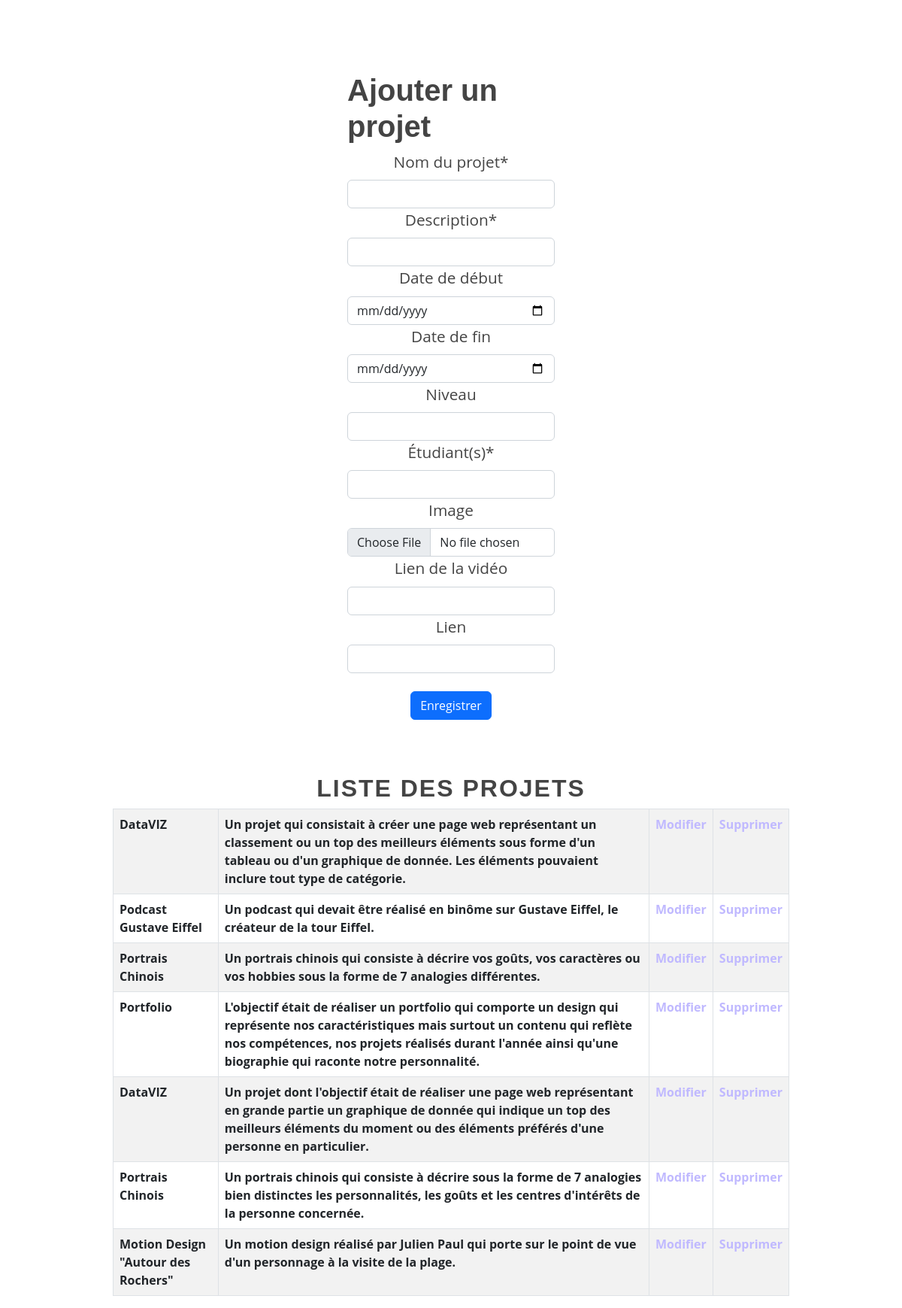
/src/backoffice/gestion_projet.php (signed in), run on the app's committed database.
### tables this page shows
CREATE TABLE IF NOT EXISTS `projet` (
  `id_projet` int(11) NOT NULL AUTO_INCREMENT,
  `nom_projet` varchar(50) NOT NULL,
  `etudiants` varchar(100) NOT NULL,
  `date_debut_projet` date NOT NULL,
  `date_fin_projet` date NOT NULL,
  `niveau` varchar(10) NOT NULL,
  `description` varchar(500) NOT NULL,
  `img_projet` varchar(50) DEFAULT NULL,
  `iframe_projet` varchar(50) DEFAULT NULL,
  `lien` varchar(100) DEFAULT NULL,
  PRIMARY KEY (`id_projet`)
);

### src/database/data.php (called while the page is built, shortened)
<?php
function getProjets()
{
    $db = connectToDB();
    $query = "SELECT * FROM projet";
    $stmt = $db->prepare($query);
    $stmt->execute();
    $result = $stmt->fetchAll(PDO::FETCH_ASSOC);
    return $result;
}

### src/backoffice/gestion_projet.php (the view, shortened to what this page needs)
<?php include '../database/data.php';
?>
<!DOCTYPE html>
<html lang="fr">
<head>
    <?php include('head.php'); ?>
</head>
<body>
    <?php
    if ($_SESSION['projets'] == 1) {
        echo '
<form action="register_projet" method="post" enctype="multipart/form-data">
<div class="mb-3 container d-flex flex-column justify-content-center align-items-center w-25 mb-5 mt-5">
<h1 class="mt-5 mb-2">Ajouter un projet</h1>
<label class="form-label" for="nom_projet">Nom du projet*</label>
<input class="form-control" required type="text" name="nom_projet" id="">
<label class="form-label" for="description">Description*</label>
<input class="form-control" required type="text" name="description" id="">
<label class="form-label" for="date_debut_projet">Date de début</label>
<input class="form-control" required type="date" name="date_debut_projet" id="">
<label class="form-label" for="date_fin_projet">Date de fin</label>
<input class="form-control" required type="date" name="date_fin_projet" id="">
<label class="form-label" for="niveau">Niveau</label>
<input class="form-control" required type="text" name="niveau" id="">
<label class="form-label" for="etudiants">Étudiant(s)*</label>
<input class="form-control" required type="text" name="etudiants" id="">
<label class="form-label" for="img_projet">Image</label>
<input class="form-control" type="file" accept ="image/*" name="img_projet" id="" required>
<label class="form-label" for="iframe_projet">Lien de la vidéo</label>
<input class="form-control" type="text" name="iframe_projet" id="">
<label class="form-label" for="lien">Lien</label>
<input class="form-control" type="text" name="lien" id="">
<input class="btn btn-primary my-4" type="submit" value="Enregistrer">
</div>
</form>';
    }
    echo '<div class="w-75 m-auto"><h2 class="mt-5 mb-2 text-center">Liste des projets</h2>';
        if ($_SESSION['articles'] == 1) {
            echo '<table class="table table-bordered table-striped px-5 ">';
            foreach (getProjets() as $projet) {
                echo "
        <tr>
            <th>{$projet['nom_projet']}</th><th>{$projet['description']}</th><th><a href='page_modifier_projet?id={$projet['id_projet']}'>Modifier</a></th><th><a href='supprimer_projet?id={$projet['id_projet']}'>Supprimer</a></th>
        </tr>";
            }
            echo '</table></div>';
        } else {
            echo '<p class="text-center">Vous ne pouvez pas modifier ou supprimer cette catégorie. Pour cela adressez-vous à l\'administrateur pour qu\'il vous donne accès.</p>';
        }
    ?>
</body>
</html>

### src/css/style.css (style rules this page uses)
*, *::before, *::after { box-sizing: border-box; }
.btn-primary { --bs-btn-bg: #227d72; --bs-btn-border-color: #227d72; --bs-btn-hover-bg: #17534c; --bs-btn-hover-border-color: #227d72; --bs-btn-active-bg: #13433e; --bs-btn-active-border-color: #227d72; }
:root { --bs-dropdown-link-active-bg: #227d72 !important; }
body { margin: 0 auto; font-size: 100%; font-family: "Satoshi", sans-serif; overflow-x: hidden; }
h1 { font-weight: 900 !important; }
h2 { font-size: 1.5em; font-weight: 700 !important; letter-spacing: 2px; text-transform: uppercase; }
label { font-size: 1.3em; z-index: 100; -webkit-transition: -webkit-transform 0.2s linear; }

### data on the page
projet: nom_projet "DataVIZ", description "Un projet qui consistait à créer une page web représentant un classement ou un top des meilleurs éléments sous forme d'un tableau ou d'un graphique de donnée. Les éléments pouvaient inclure tout type de catégorie."
projet: nom_projet "Podcast Gustave Eiffel", description "Un podcast qui devait être réalisé en binôme sur Gustave Eiffel, le créateur de la tour Eiffel."
projet: nom_projet "Portrais Chinois", description "Un portrais chinois qui consiste à décrire vos goûts, vos caractères ou vos hobbies sous la forme de 7 analogies différentes."
projet: nom_projet "Portfolio", description "L'objectif était de réaliser un portfolio qui comporte un design qui représente nos caractéristiques mais surtout un contenu qui reflète nos compétences, nos projets réalisés durant l'année ainsi qu'une biographie qui raconte notre personnalité."
projet: nom_projet "DataVIZ", description "Un projet dont l'objectif était de réaliser une page web représentant en grande partie un graphique de donnée qui indique un top des meilleurs éléments du moment ou des éléments préférés d'une personne en particulier."
projet: nom_projet "Portrais Chinois", description "Un portrais chinois qui consiste à décrire sous la forme de 7 analogies bien distinctes les personnalités, les goûts et les centres d'intérêts de la personne concernée."
projet: nom_projet "Motion Design \"Autour des Rochers\"", description "Un motion design réalisé par Julien Paul qui porte sur le point de vue d'un personnage à la visite de la plage."
